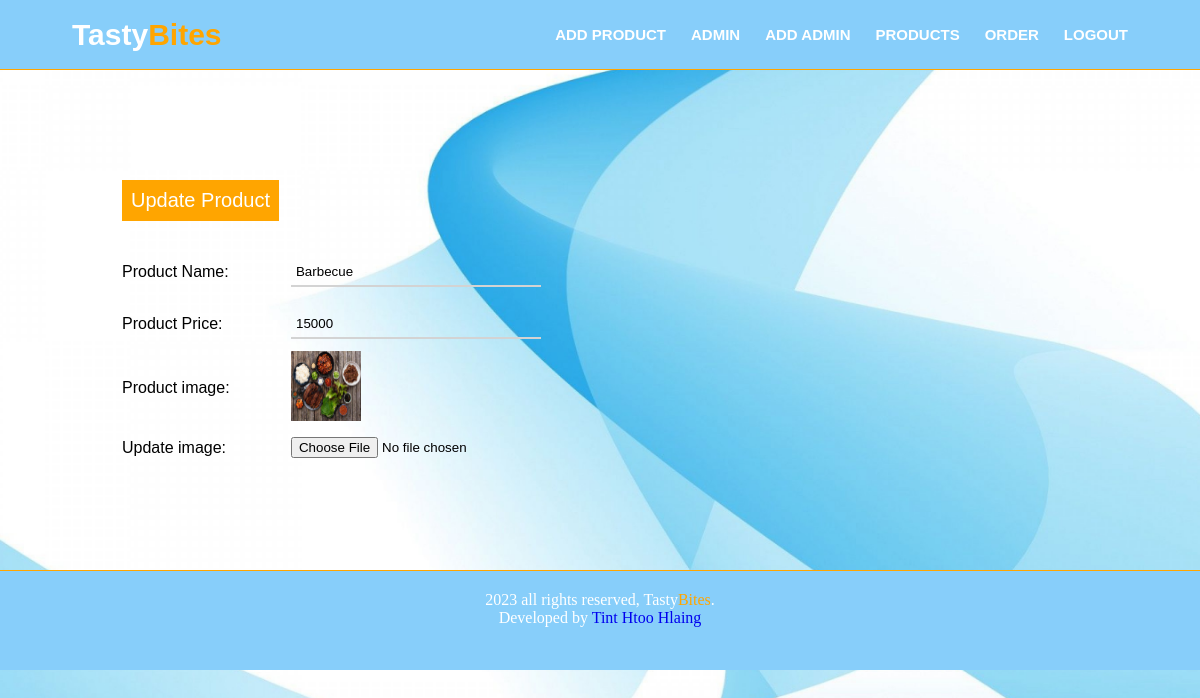
/admin/update-product.php?id=53, run on the app's committed database.
### tables this page shows
CREATE TABLE `products` (
  `id` int(11) NOT NULL,
  `prd_name` varchar(50) NOT NULL,
  `prd_price` int(10) NOT NULL,
  `prd_category` varchar(20) NOT NULL,
  `prd_image` varchar(500) NOT NULL
);

### admin/update-product.php (the view, shortened to what this page needs)
<?php
    include('connection.php');
    if (isset($_GET['id'])) {
        $id = $_GET['id'];
        $sql = "SELECT * FROM products WHERE id=$id";
        $result = mysqli_query($con, $sql);
        $count = mysqli_num_rows($result);
        if ($count==1) {
            $row = mysqli_fetch_assoc($result);
            $prd_name = $row['prd_name'];
            $prd_price = $row['prd_price'];
            $current_image = $row['prd_image'];
        }else{
            $_SESSION['no-prd-found'] = "<div style='color:red;'>No Product Found.</div>";
            header('location:product.php');
        }
    }else{
        header('location:product.php');
    }
 ?>
<!DOCTYPE html>
<html>
<head>
    <link rel="stylesheet" href="https://cdnjs.cloudflare.com/ajax/libs/font-awesome/5.15.3/css/all.min.css">
    <link rel="stylesheet" type="text/css" href="add-product.css">
</head>
<body>
    <div>
        <nav class="nav-section">
            <a class="logo"><h1>Tasty<span>Bites</span></h1></a>
            <div class="menu">
                <ul><a href="add-product.php">add product</a></ul>
                <ul><a href="admin.php">admin</a></ul>
                <ul><a href="add-admin.php">add admin</a></ul>
                <ul><a href="product.php">products</a></ul>
                <ul><a href="order.php" style="text-decoration: none;">order</a></ul>
                <ul><a href="logout.php" style="text-decoration: none;">logout</a></ul>
            </div>
        </nav>
    </div>
    <div class="main">
        <form method="POST" enctype="multipart/form-data">
            <table>
            <tr>
                <td>
                    <input type="submit" name="submit" value="Update Product" class="submit">
                </td>
            </tr>
            <tr>
                <td class="prd-name">Product Name: </td>
                <td><input type="text" name="prd_name" value="<?php echo $prd_name; ?>" required></td>
            </tr>
            <tr>
                <td>Product Price: </td>
                <td><input type="number" name="prd_price" value="<?php echo $prd_price; ?>" required></td>
            </tr>
            <tr>
                <?php
                if ($prd_name!="") {
                ?>
                <td>Product image: </td>
                <td>
                    <img src="../img/product/<?php echo $current_image; ?>" style="margin-left: 10px;" width="70px" height="70px" name="current_img">
                </td>
                <?php
                }else{
                    echo "No image added.";
                }
                ?>
            </tr>
            <tr>
                <td>Update image: </td>
                <td><input type="file" name="prd_image"></td>
            </tr><br>
        </table>
        </form>
    </div>
    <?php include ('../footer.php'); ?>
</body>
</html>

### admin/add-product.css (style rules this page uses)
* { margin: 0; padding: 0; box-sizing: border-box; list-style-type: none; text-decoration: none; }
body { background-image: url('img/bg.jpg'); background-position: center; background-size: cover; background-attachment: fixed; }
.nav-section { background-color: lightskyblue; height: 70px; width: 100%; display: flex; justify-content: space-between; border-bottom: 1px solid orange; }
.logo { font-family: 'Skranji', sans-serif; line-height: 70px; margin-left: 6%; font-size: 20px; color: white; transition: color 0.5s; }
.logo span { color: orange; }
.menu { display: flex; line-height: 70px; margin-right: 6%; }
.menu ul a { margin-left: 25px; text-transform: uppercase; font-size: 15px; font-weight: bold; font-family: 'Skranji', sans-serif; color: white; transition: color 0.5s; }
.main { width: 29%; margin-top: 5%; margin-left: 10%; font-family: 'Skranji', sans-serif; }
.submit { padding: 7px; margin-top: 30px; background-color: orange; color: white; border: none; font-size: 20px; border: 2px solid orange; transition: background 0.5s; cursor: pointer; }
.prd-name { margin-top: 20px; }
input[type="text"], input[type="number"] { width: 250px; height: 30px; padding-left: 5px; border: none; border-bottom: 2px solid lightgray; background-color: transparent; outline: none; margin: 10px; }
input[type="file"] { margin: 10px; }

### admin/footer.css (style rules this page uses)
* { margin: 0; padding: 0; }

### data on the page
products: prd_name "Barbecue", prd_price "15000", prd_image (picture)
